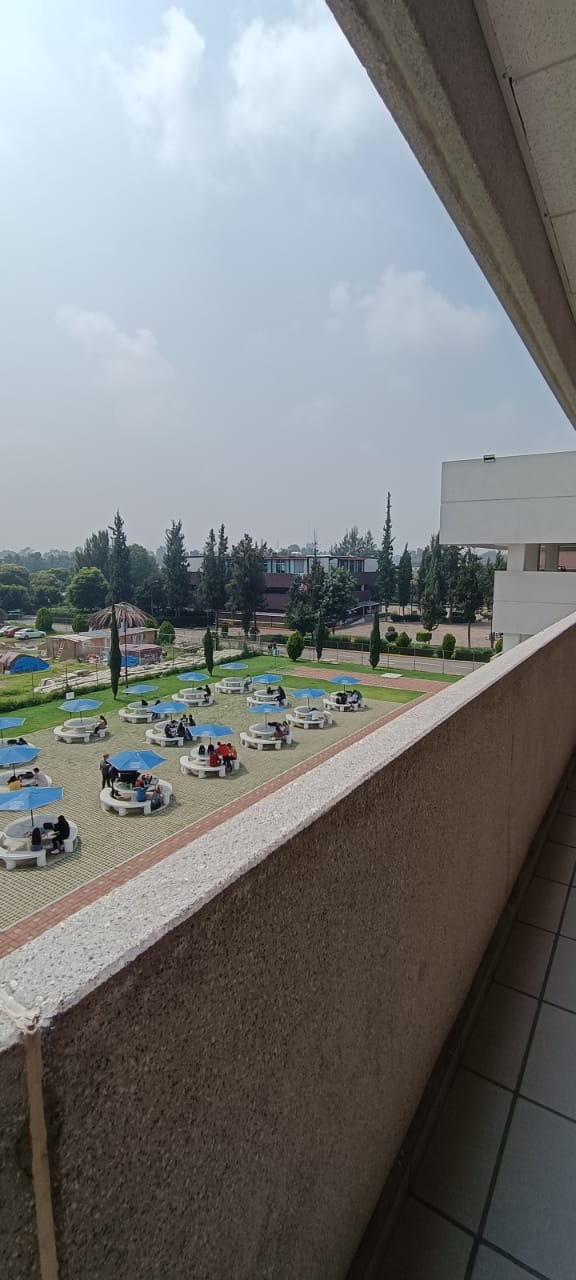
#> input picture códigos Practica 1/OP1_4.jpg, 576 x 1280 px
$ python humbralizado.py
#> lines starting #> are read from the running program, lines starting #| are printed output that depends on the picture; after the words box and inside, x2 and y2 are one past the last pixel; in counts of white or black regions, pixels touching at a corner belong together
import cv2

img = cv2.imread('OP1_4.jpg')
#> img is the input picture: shape (1280, 576, 3); mean B, G, R 122, 121.8, 119.8
img = cv2.resize(img, (500, 500))
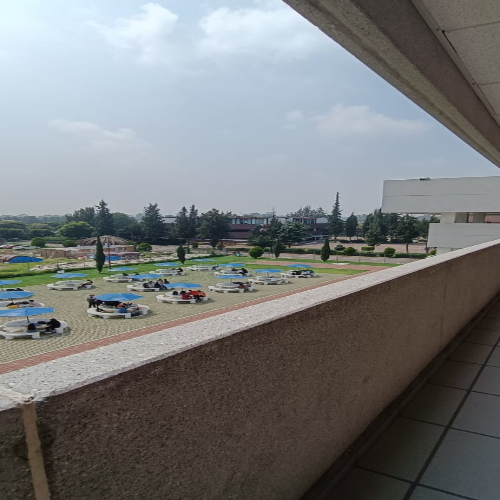
#> img: shape (500, 500, 3); mean B, G, R 121.9, 121.7, 119.7
# Convertir imagen a escala de grises
gray_img = cv2.cvtColor(img, cv2.COLOR_BGR2GRAY)
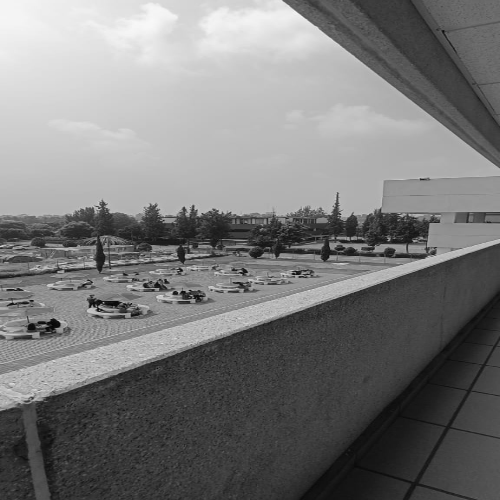
#> gray_img: shape (500, 500); min 3, max 248, mean 121.1

# Aplicar umbralizado
_, threshold_img = cv2.threshold(gray_img, 127, 255, cv2.THRESH_BINARY)
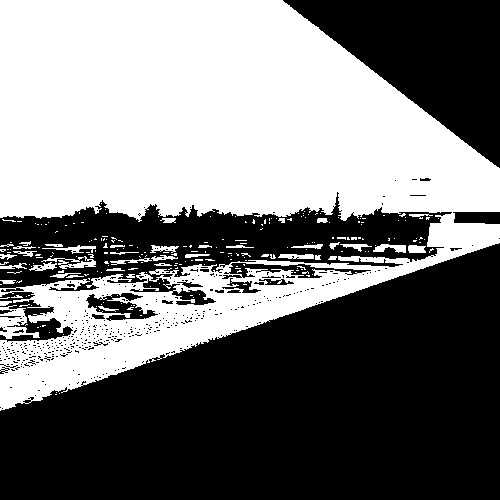
#> threshold_img: shape (500, 500); 47.2% white; 242 white regions (200 under 20 px), largest, box (x1, y1, x2, y2) and area: (0, 0, 500, 411) 113809, (0, 305, 40, 339) 643, (41, 256, 96, 269) 280

# Mostrar resultados
cv2.imshow('Imagen Umbralizada', threshold_img)
cv2.waitKey(0)
cv2.destroyAllWindows()

$ run again, with códigos Practica 1/OP1_1.jpg copied over códigos Practica 1/OP1_4.jpg
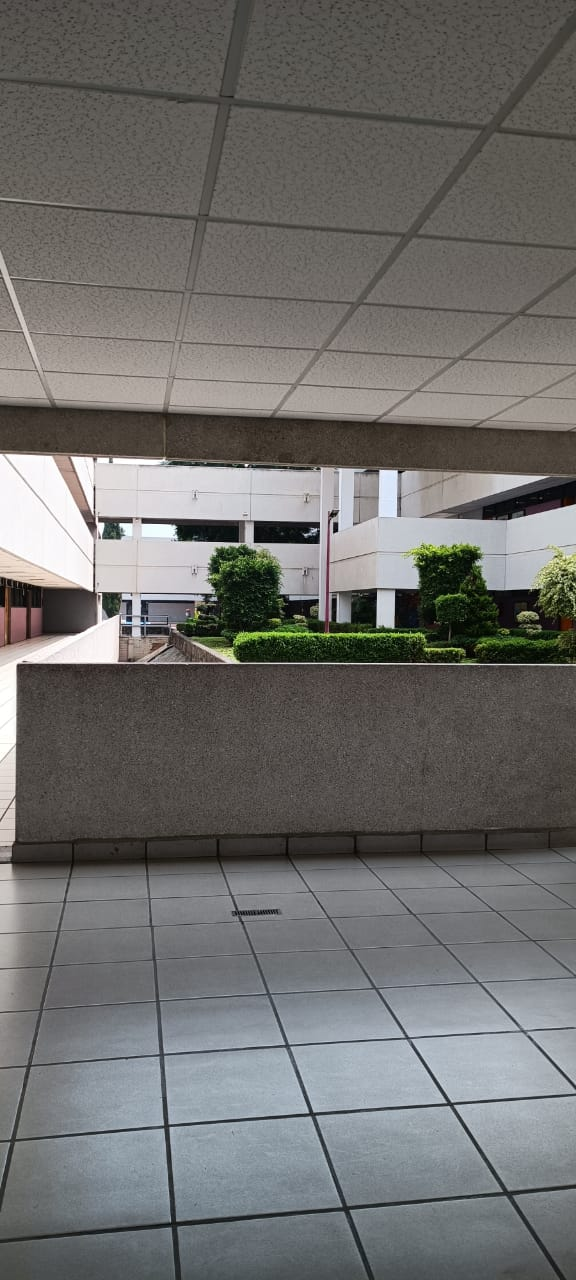
#> input picture códigos Practica 1/OP1_1.jpg, 576 x 1280 px
#> img is the input picture: shape (1280, 576, 3); mean B, G, R 108.5, 110.4, 111
#> `img = cv2.resize(img, (500, 500))`:
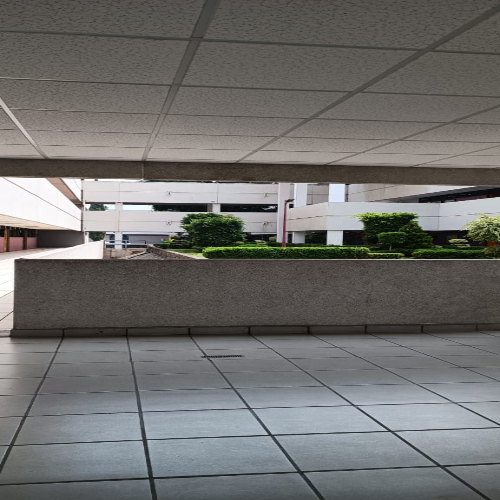
#> img: shape (500, 500, 3); mean B, G, R 108.4, 110.3, 110.9
#> `_, threshold_img = cv2.threshold(gray_img, 127, 255, cv2.THRESH_BINARY)`:
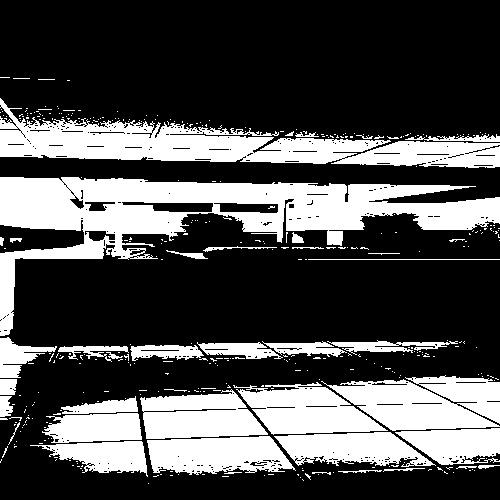
#> threshold_img: shape (500, 500); 30.6% white; 392 white regions (351 under 20 px), largest, box (x1, y1, x2, y2) and area: (0, 177, 500, 336) 22632, (0, 98, 500, 168) 13990, (321, 375, 500, 431) 6733
